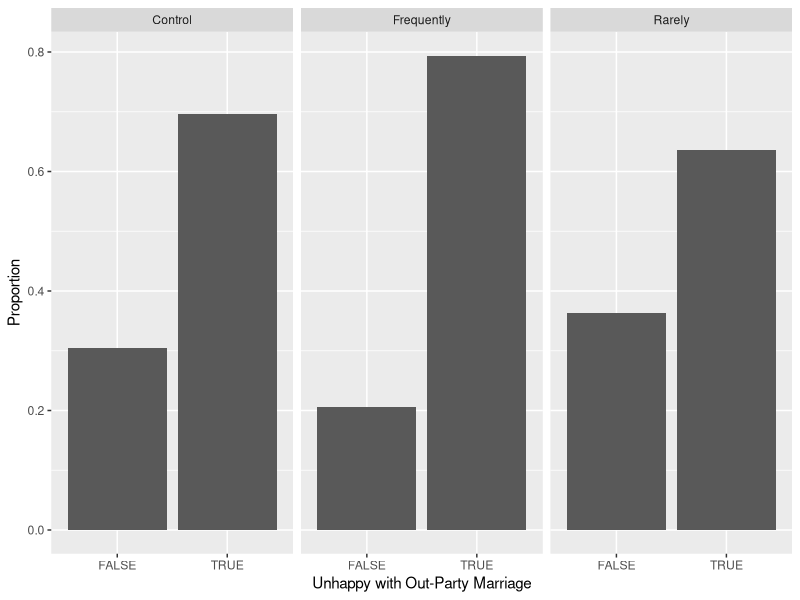
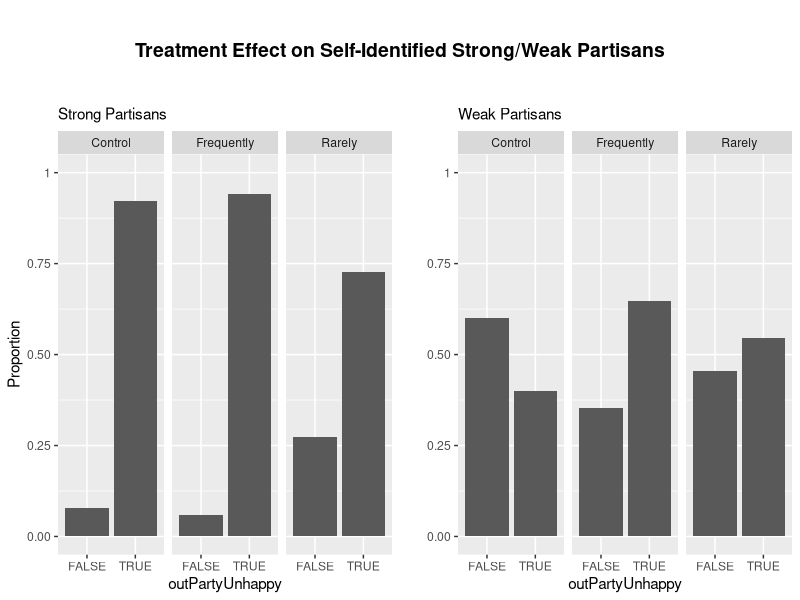
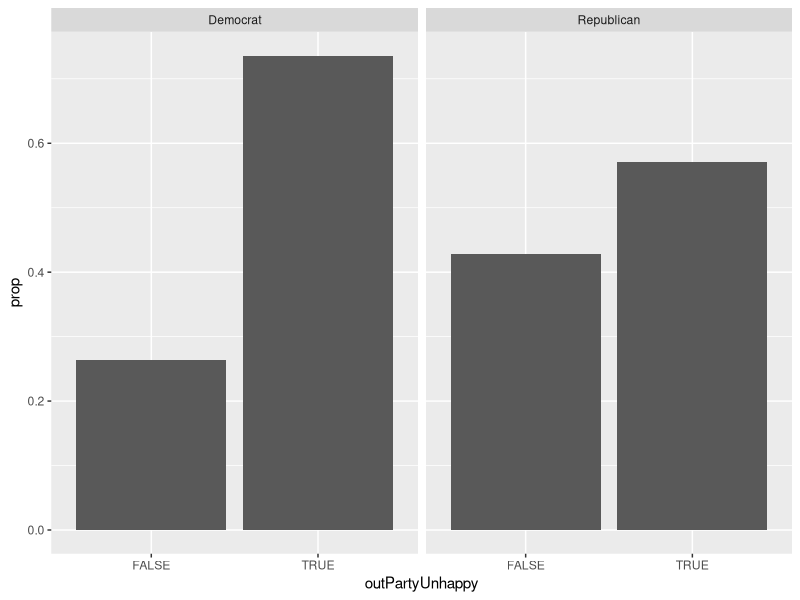
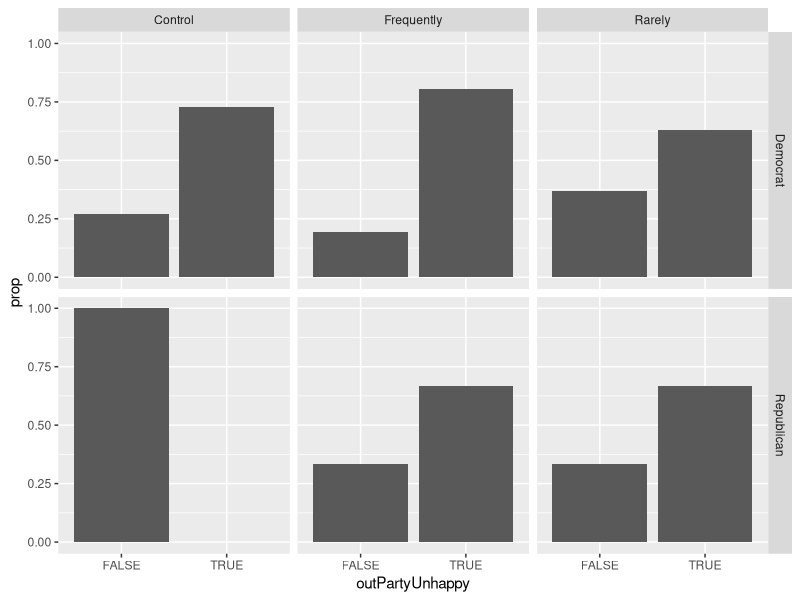

Source code (R) for these figures, in order:
## ---- chunk 1
knitr::opts_chunk$set(echo = TRUE)
library(dplyr)
library(readr)
library(ggplot2)
library(tidyr)
library(tidyverse)
library(cowplot)
## ---- chunk 2
# remember to use the correct file name
marriage_data <- read_csv('Sep23ClassData_clean.csv')
## ---- chunk 3

#What is the difference in Very Happy/Very Unhappy between strong/not-strong partisans?

marriage_data %>% 
  group_by(strongPARTISAN) %>% 
  count(polarized)

#How many people were very happy with in-party but indifferent towards out-party? Vise versa?

inpartyfav <- marriage_data %>% 
  mutate(inpartyfav = if_else(inPartyHappy == TRUE & outPartyUnhappy == FALSE, 1, 0))

  #indifferent towards own party but discriminatory towards outparty

outpartyhate <-  marriage_data %>% 
  mutate(outpartyhate = if_else(inPartyHappy == FALSE & outPartyUnhappy == TRUE, 1, 0)) %>% 
  filter(outpartyhate == 1)

outpartyhate %>% 
  count(treatment)

## ---- chunk 4
ggplot(data = marriage_data %>% filter(is.na(outPartyUnhappy)==FALSE)) + 
  geom_bar(mapping = aes(x = outPartyUnhappy, y = ..prop.., group = 1), stat = "count") + 
  facet_wrap(~treatment) + ylab("Proportion") + xlab("Unhappy with Out-Party Marriage")
## ---- chunk 5

#filter for strong partisans

strong_partisan <- marriage_data %>% 
  filter(strongPARTISAN == TRUE) %>% 
  filter(is.na(outPartyUnhappy)==FALSE)

p1 <- 
  strong_partisan %>% 
  ggplot() +
  geom_bar(mapping = aes(x = outPartyUnhappy, y = ..prop.., group = 1), stat = "count") +
  facet_wrap(~treatment) +
  scale_y_continuous(breaks = c(0.0, 0.25, 0.5, 0.75, 1), 
                     labels = c("0.00", "0.25", "0.50", "0.75", "1"),
                     limits = c(0.0,1)) +
  labs(subtitle = "Strong Partisans",
       y = "Proportion")

#filter for weak partisans

weak_partisan <- marriage_data %>% 
  filter(strongPARTISAN == FALSE) %>% 
  filter(is.na(outPartyUnhappy)==FALSE)

p2 <- 
  weak_partisan %>% 
  ggplot() +
  geom_bar(aes(x = outPartyUnhappy, 
               y = ..prop.., group = 1), 
           stat = "count") +
  facet_wrap(~treatment) +
  labs(subtitle = "Weak Partisans",
       y = "") +
  scale_y_continuous(breaks = c(0.0, 0.25, 0.5, 0.75, 1), 
                     labels = c("0.00", "0.25", "0.50", "0.75", "1"),
                     limits = c(0.0,1))

title <- ggdraw() +
  draw_label("Treatment Effect on Self-Identified Strong/Weak Partisans", fontface = 'bold')

p <- plot_grid(p1, p2)

plot_grid(title, p,ncol=1, rel_heights=c(0.2, 1))



## ---- chunk 6
#examining outparty hate between parties

marriage_data %>%
  filter(is.na(outPartyUnhappy)==FALSE) %>% 
  ggplot() +
  geom_bar(aes(x = outPartyUnhappy, 
               y = ..prop.., group = 1), 
           stat = "count") +
  facet_wrap(~party)


marriage_data %>%
  filter(is.na(outPartyUnhappy)==FALSE) %>% 
  ggplot() +
  geom_bar(aes(x = outPartyUnhappy, 
               y = ..prop.., group = 1, 
           stat = "count")) +
  facet_grid(party ~ treatment)


